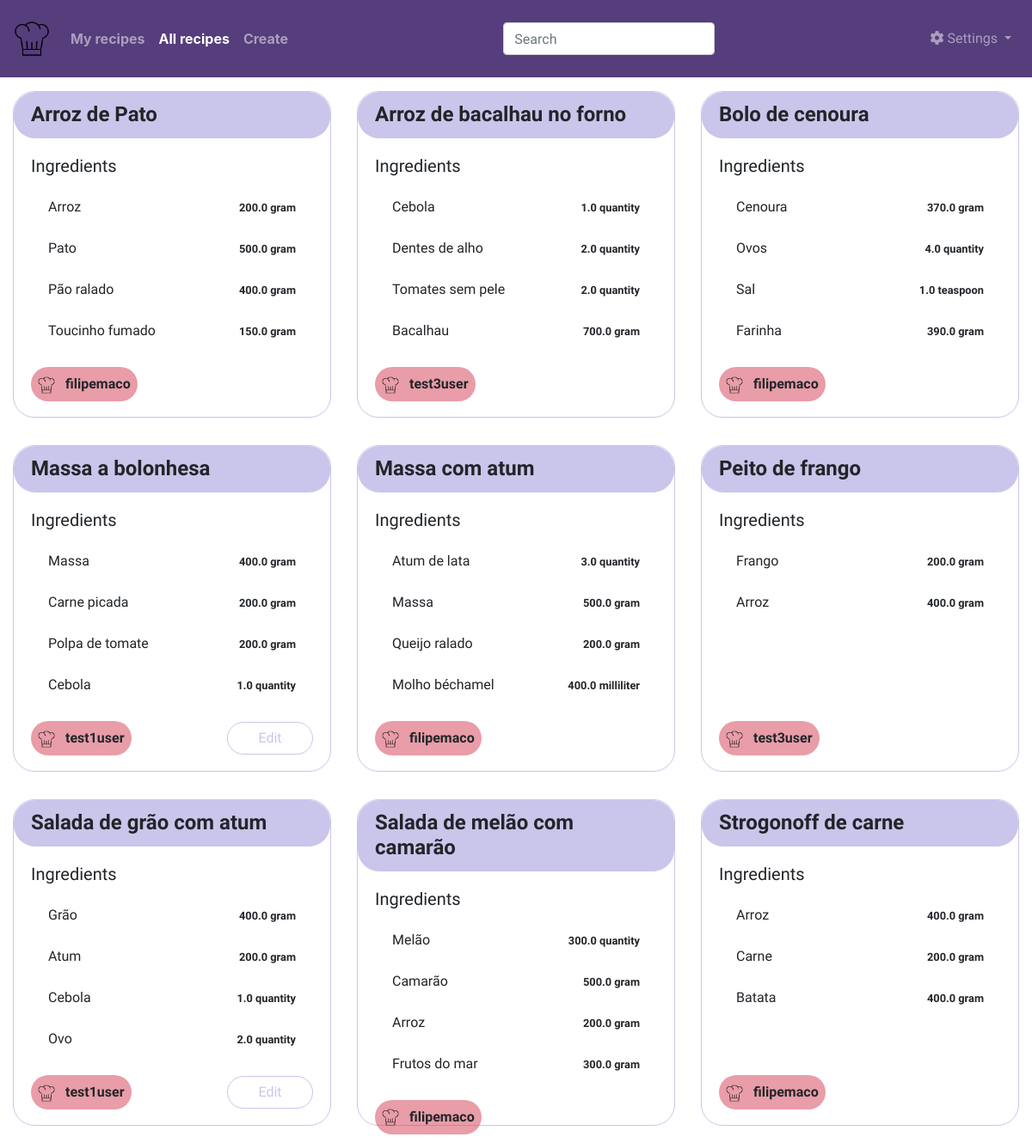
/main/all_recipes (signed in), run on the app's committed database.
### app/models.py (models this page shows, shortened)
class SearchableMixin(object):
    @classmethod
    def before_commit(cls, session):
        session._changes = {
            'add': list(session.new),
            'update': list(session.dirty),
            'delete': list(session.deleted)
        }
    @classmethod
    def after_commit(cls, session):
        for obj in session._changes['add']:
            if isinstance(obj, SearchableMixin):
                add_to_index(obj.__tablename__, obj)
        for obj in session._changes['update']:
            if isinstance(obj, SearchableMixin):
                add_to_index(obj.__tablename__, obj)
        for obj in session._changes['delete']:
            if isinstance(obj, SearchableMixin):
                remove_from_index(obj.__tablename__, obj)
        session._changes = None

class Recipe(SearchableMixin, db.Model):
    __searchable__ = ['name']
    id = db.Column(db.Integer, primary_key=True)
    name = db.Column(db.String(140))
    user_id = db.Column(db.Integer, db.ForeignKey('user.id'))
    quantity = db.relationship('Quantity', backref='recipe', lazy=True, passive_deletes=True)

class Quantity(db.Model):
    id = db.Column(db.Integer, primary_key=True)
    value = db.Column(db.Float, nullable=False, default=0)
    ingredient_name = db.Column(db.String(140))
    recipe_id = db.Column(
        db.Integer,
        db.ForeignKey('recipe.id', ondelete='CASCADE'),
        nullable=False)
    unit_type = db.Column(
        db.Enum(UnitTypesEnum),
        nullable=True
    )

class User(UserMixin, db.Model):
    id = db.Column(db.Integer, primary_key=True)
    username = db.Column(db.String(64), index=True, unique=True)
    email = db.Column(db.String(120), index=True, unique=True)
    password_hash = db.Column(db.String(128))
    recipes = db.relationship('Recipe', backref='author', lazy='dynamic')
    about_me = db.Column(db.String(140))
    last_seen = db.Column(db.DateTime, default=datetime.utcnow)

### app/main/routes.py (the view)
@bp.route('/all_recipes', methods=['GET'])
@login_required
def all_recipes():
    recipes = Recipe.query.order_by(Recipe.name).all()
    return render_template(
        'recipes.html',
        recipes=recipes,
        all_recipes=True,
        recipe_url="main:all_recipes"
    )

### app/main/forms.py
class SearchForm(FlaskForm):
    q = StringField('Search', validators=[DataRequired()])
    def __init__(self, *args, **kwargs):
        if 'formdata' not in kwargs:
            kwargs['formdata'] = request.args
        if 'csrf_enabled' not in kwargs:
            kwargs['csrf_enabled'] = False
        super(SearchForm, self).__init__(*args, **kwargs)

### app/__init__.py (called while the page is built)
def create_app(config_class=Config):
    app = Flask(__name__)
    app.config.from_object(config_class)
    db.init_app(app)
    migrate.init_app(app, db)
    login.init_app(app)
    bootstrap.init_app(app)
    app.elasticsearch = Elasticsearch([app.config['ELASTICSEARCH_URL']]) if app.config['ELASTICSEARCH_URL'] else None
    from app.errors import bp as errors_bp
    app.register_blueprint(errors_bp)
    from app.auth import bp as auth_bp
    app.register_blueprint(auth_bp, url_prefix='/auth')
    from app.main import bp as main_bp
    app.register_blueprint(main_bp, url_prefix='/main')
    app.register_blueprint(main_bp, url_prefix='/')
    def remove_unit_type(s):
        return str(s)[14:]
    app.jinja_env.filters['remove_unit_type'] = remove_unit_type
    return app

### app/main/routes.py (called while the page is built)
@bp.before_request
def before_request():
    if current_user.is_authenticated:
        current_user.last_seen = datetime.utcnow()
        db.session.commit()
        g.search_form = SearchForm()

### app/models.py (called while the page is built)
@login.user_loader
def load_user(id):
    return User.query.get(int(id))

### app/templates/recipes.html (shortened to what this page needs)
{% extends "base.html" %}
{% import 'bootstrap/wtf.html' as wtf %}
{% block content %}
<div class="container-fluid">
    <div class="row">
        {% for recipe in recipes %}
        <div class="col-12 col-lg-6 col-xl-4">
            <div class="card mt-3 mb-3" style="height: 380px; border-color:#cac5ea; border-radius: 25px;">
                <h4 class="card-header" style="border-color:#cac5ea; border-radius: 25px; background-color: #cac5ea"><b>{{ recipe.name }}</b></h4>
                <div class="card-body">
                    <h5 class="card-title">Ingredients</h5>
                    <ul class="list-group list-group-flush" style="height: 200px; overflow-y: auto;">
                        {% for ingredient in recipe.quantity %}
                        <li class="list-group-item" style="border-style: none;">
                            {{ ingredient.ingredient_name }}
                            <span style="float: right;">
                                <small><b>{{ ingredient.value }} {{ ingredient.unit_type|remove_unit_type }}</b></small>
                            </span>
                        </li>
                        {% endfor %}
                    </ul>
                    <div class="vertical-align-content" style="float: left; height: 60px;">
                        <span class="p-2" style="border-radius: 25px; background-color:#d64d618c">
                            <img src="{{ url_for('static', filename='images/recipe.png') }}" width="20">
                            <span class="ml-2"> <b>{{ recipe.author.username }}</b></span>
                        </span>
                    </div>
                    {% if recipe.author.id == current_user.id %}
                        <div class="vertical-align-content" style="float: right; height: 60px;">
                            <a href="{{ url_for('main.edit_recipe', id=recipe.id) }}" class="btn btn-outline-info" style="border-radius: 25px; width: 100px;">
                                Edit
                            </a>
                        </div>
                    {% endif %}
                </div>
            </div>
        </div>
        {% endfor %}
    </div>
</div>
{% endblock %}

### app/static/css/base.css (style rules this page uses)
body { font-family: 'Baloo 2', cursive; }
.vertical-align-content { display:flex; align-items:center; }
.btn-outline-info { color:#cac5ea; border-color: #cac5ea; }

### data on the page
Recipe: name "Arroz de Pato", author.username "filipemaco"
Quantity: ingredient_name "Arroz", value "200.0", unit_type|remove_unit_type "gram"
Quantity: ingredient_name "Pato", value "500.0", unit_type|remove_unit_type "gram"
Quantity: ingredient_name "Pão ralado", value "400.0", unit_type|remove_unit_type "gram"
Quantity: ingredient_name "Toucinho fumado", value "150.0", unit_type|remove_unit_type "gram"
Recipe: name "Arroz de bacalhau no forno", author.username "test3user"
Quantity: ingredient_name "Cebola", value "1.0", unit_type|remove_unit_type "quantity"
Quantity: ingredient_name "Dentes de alho", value "2.0", unit_type|remove_unit_type "quantity"
Quantity: ingredient_name "Tomates sem pele", value "2.0", unit_type|remove_unit_type "quantity"
Quantity: ingredient_name "Bacalhau", value "700.0", unit_type|remove_unit_type "gram"
Recipe: name "Bolo de cenoura", author.username "filipemaco"
Quantity: ingredient_name "Cenoura", value "370.0", unit_type|remove_unit_type "gram"
Quantity: ingredient_name "Ovos", value "4.0", unit_type|remove_unit_type "quantity"
Quantity: ingredient_name "Sal", value "1.0", unit_type|remove_unit_type "teaspoon"
Quantity: ingredient_name "Farinha", value "390.0", unit_type|remove_unit_type "gram"
Recipe: name "Massa a bolonhesa", author.username "test1user"
Quantity: ingredient_name "Massa", value "400.0", unit_type|remove_unit_type "gram"
Quantity: ingredient_name "Carne picada", value "200.0", unit_type|remove_unit_type "gram"
Quantity: ingredient_name "Polpa de tomate", value "200.0", unit_type|remove_unit_type "gram"
Quantity: ingredient_name "Cebola", value "1.0", unit_type|remove_unit_type "quantity"
Recipe: name "Massa com atum", author.username "filipemaco"
Quantity: ingredient_name "Atum de lata", value "3.0", unit_type|remove_unit_type "quantity"
Quantity: ingredient_name "Massa", value "500.0", unit_type|remove_unit_type "gram"
Quantity: ingredient_name "Queijo ralado", value "200.0", unit_type|remove_unit_type "gram"
Quantity: ingredient_name "Molho béchamel", value "400.0", unit_type|remove_unit_type "milliliter"
Recipe: name "Peito de frango", author.username "test3user"
Quantity: ingredient_name "Frango", value "200.0", unit_type|remove_unit_type "gram"
Quantity: ingredient_name "Arroz", value "400.0", unit_type|remove_unit_type "gram"
Recipe: name "Salada de grão com atum", author.username "test1user"
Quantity: ingredient_name "Grão", value "400.0", unit_type|remove_unit_type "gram"
Quantity: ingredient_name "Atum", value "200.0", unit_type|remove_unit_type "gram"
Quantity: ingredient_name "Cebola", value "1.0", unit_type|remove_unit_type "quantity"
Quantity: ingredient_name "Ovo", value "2.0", unit_type|remove_unit_type "quantity"
Recipe: name "Salada de melão com camarão", author.username "filipemaco"
Quantity: ingredient_name "Melão", value "300.0", unit_type|remove_unit_type "quantity"
Quantity: ingredient_name "Camarão", value "500.0", unit_type|remove_unit_type "gram"
Quantity: ingredient_name "Arroz", value "200.0", unit_type|remove_unit_type "gram"
Quantity: ingredient_name "Frutos do mar", value "300.0", unit_type|remove_unit_type "gram"
Recipe: name "Strogonoff de carne", author.username "filipemaco"
Quantity: ingredient_name "Arroz", value "400.0", unit_type|remove_unit_type "gram"
Quantity: ingredient_name "Carne", value "200.0", unit_type|remove_unit_type "gram"
Quantity: ingredient_name "Batata", value "400.0", unit_type|remove_unit_type "gram"
